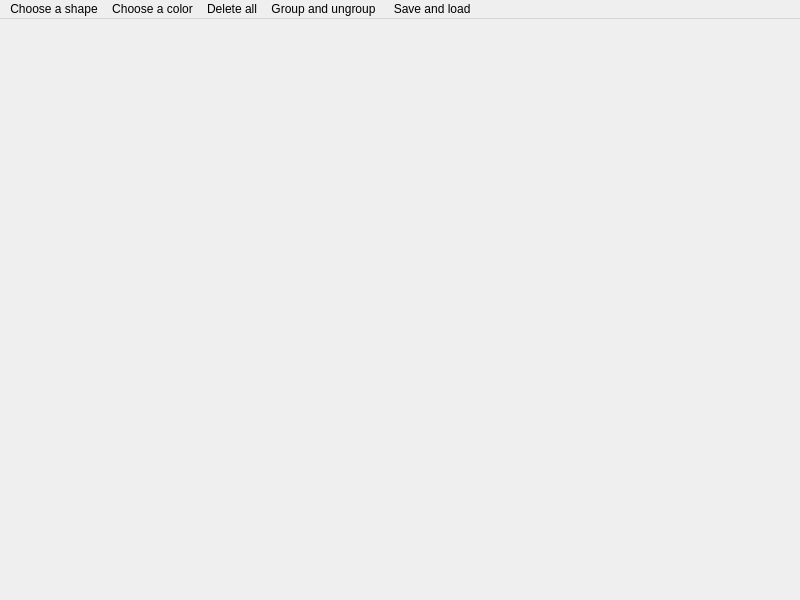
<?xml version="1.0" encoding="UTF-8"?>
<ui version="4.0">
 <class>MainWindow</class>
 <widget class="QMainWindow" name="MainWindow">
  <property name="geometry">
   <rect>
    <x>0</x>
    <y>0</y>
    <width>800</width>
    <height>600</height>
   </rect>
  </property>
  <property name="windowTitle">
   <string>Shapes2.0</string>
  </property>
  <widget class="QWidget" name="centralwidget"/>
  <widget class="QMenuBar" name="menubar">
   <property name="geometry">
    <rect>
     <x>0</x>
     <y>0</y>
     <width>800</width>
     <height>26</height>
    </rect>
   </property>
   <widget class="QMenu" name="menuShapes">
    <property name="title">
     <string>Choose a shape</string>
    </property>
    <addaction name="actionCircle"/>
    <addaction name="actionSquare"/>
    <addaction name="actionTriangle"/>
   </widget>
   <widget class="QMenu" name="menuColor">
    <property name="title">
     <string>Choose a color</string>
    </property>
    <addaction name="actionColor"/>
   </widget>
   <widget class="QMenu" name="menuDelete">
    <property name="title">
     <string>Delete all</string>
    </property>
    <addaction name="actionDelete"/>
   </widget>
   <widget class="QMenu" name="menuGroup">
    <property name="title">
     <string>Group and ungroup</string>
    </property>
    <addaction name="actionGroup"/>
    <addaction name="actionUngroup"/>
   </widget>
   <widget class="QMenu" name="menuSave">
    <property name="title">
     <string> Save and load</string>
    </property>
    <addaction name="actionSave"/>
    <addaction name="actionLoad"/>
   </widget>
   <addaction name="menuShapes"/>
   <addaction name="menuColor"/>
   <addaction name="menuDelete"/>
   <addaction name="menuGroup"/>
   <addaction name="menuSave"/>
  </widget>
  <action name="actionCircle">
   <property name="text">
    <string>Circle</string>
   </property>
  </action>
  <action name="actionSquare">
   <property name="text">
    <string>Square</string>
   </property>
  </action>
  <action name="actionTriangle">
   <property name="text">
    <string>Triangle</string>
   </property>
  </action>
  <action name="actionSave">
   <property name="text">
    <string>Save</string>
   </property>
  </action>
  <action name="actionLoad">
   <property name="text">
    <string>Load</string>
   </property>
  </action>
  <action name="actionGroup">
   <property name="text">
    <string>Group</string>
   </property>
  </action>
  <action name="actionUngroup">
   <property name="text">
    <string>Ungroup</string>
   </property>
  </action>
  <action name="actionDelete">
   <property name="text">
    <string>Delete</string>
   </property>
  </action>
  <action name="actionColor">
   <property name="text">
    <string>Color</string>
   </property>
  </action>
 </widget>
 <resources/>
 <connections/>
</ui>
